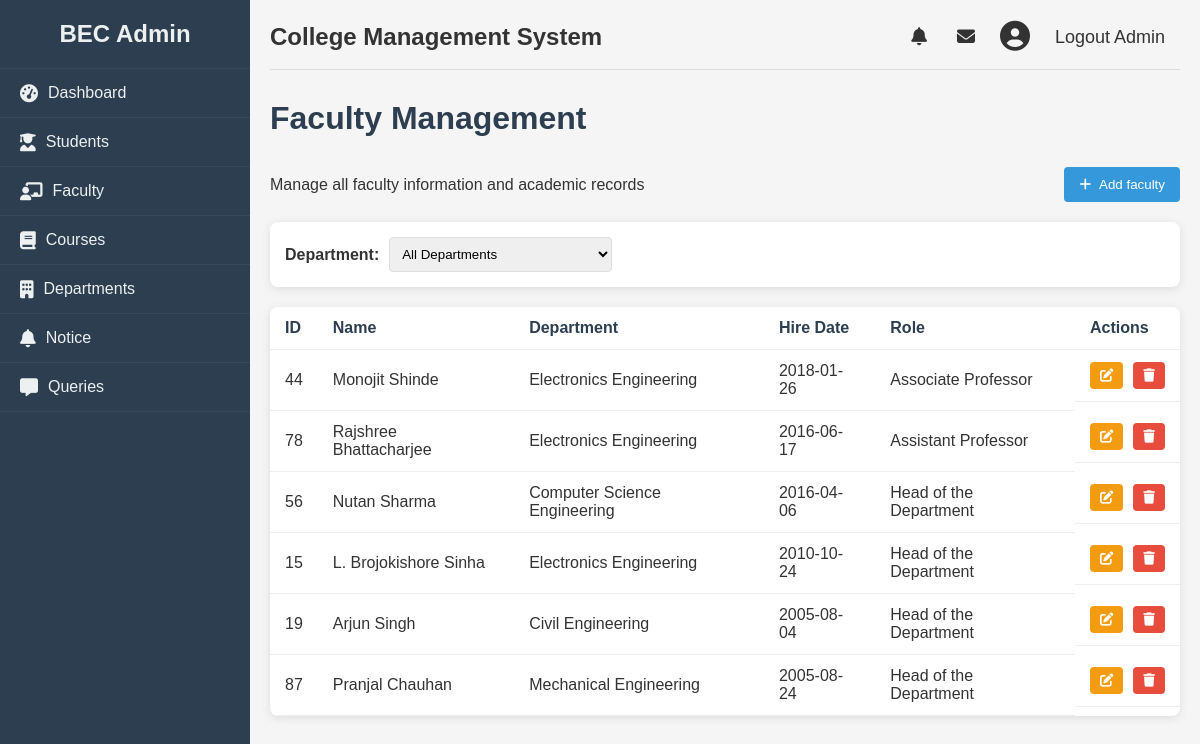
Screenshot of /admin/faculty (signed in) with the database file from the repository.
### college/model.py (models this page shows, shortened)
class Faculty(db.Model):
    id = db.Column(db.Integer, primary_key=True)
    name = db.Column(db.String(100), nullable=False)
    facultyid = db.Column(db.String(100), unique=True, nullable=False)
    education = db.Column(db.String(100), nullable=False)
    email = db.Column(db.String(100), unique=True, nullable=False)
    phone = db.Column(db.Integer, unique=True, nullable=False)
    department = db.Column(db.Integer, nullable=False)
    role = db.Column(db.String, nullable=False)
    dob = db.Column(db.Date, nullable=False)
    doj = db.Column(db.Date, nullable=False)
    gender = db.Column(db.String, nullable=False)
    address = db.Column(db.String, nullable=False)

### college/admin/adminroute.py (the view)
@app.route("/admin/faculty", methods = ["GET", "POST"])
def faculty():
    logged = 'user_id' in session
    if logged:
        users = Faculty.query.all()
        return render_template("faculty.html", faculties= users, departments= dep)
    else:
        return redirect(url_for("login"))

### college/admin/templates/faculty.html (shortened to what this page needs)
{% from "macro/cmsnav.html" import cmsnav%}
{%extends "admbase.html"%}
{%block head%}
    <link rel="stylesheet" href="{{url_for('static', filename='css/styles.css')}}">
    <link rel="stylesheet" href="https://cdnjs.cloudflare.com/ajax/libs/font-awesome/6.4.0/css/all.min.css">
{%endblock%}
{%block content%}
    <div class="container" w-tid="21">
        {{cmsnav()}}
        <main class="main-content" w-tid="111">
            <header class="top-header" w-tid="113">
                <h2>College Management System</h2>
                <div class="user-profile" w-tid="123">
                    <span class="notification" w-tid="125"><i class="fas fa-bell" w-tid="127"></i></span>
                    <span class="message" w-tid="129"><i class="fas fa-envelope" w-tid="131"></i></span>
                    <div class="profile-img" w-tid="133">
                        <i class="fas fa-user-circle" w-tid="135"></i>
                    </div>
                    <span class="username" w-tid="137"><a href="{{url_for('logout')}}">Logout Admin</a></span>
                </div>
            </header>
            <div id="dashboard-page" class="content-section" w-tid="139">
                <div class="dashboard" w-tid="141">
                    <h1 w-tid="357">Faculty Management</h1>
                    <div class="students-header" w-tid="359">
                        <p w-tid="361">Manage all faculty information and academic records</p>
                        <button class="add-student-btn" w-tid="363">
                            <a style="text-decoration: none; color:white;" href="/admin/addfaculty" >
                            <i class="fas fa-plus" w-tid="365"></i>
                             Add faculty
                            </a>
                        </button>
                    </div>
                    <div class="student-filters" w-tid="639">
                        <div class="filter-group" w-tid="641">
                            <label w-tid="643" >Department:</label>
                            <select id="departmentSelect" w-tid="373">
                            <option w-tid="375" value="all">All Departments</option>
                        </select>
                        </div>
                    </div>
                    <div class="students-table" w-tid="673">
                        <table w-tid="675" id="deptTable">
                            <thead w-tid="677">
                                <tr w-tid="679">
                                    <th w-tid="681">ID</th>
                                    <th w-tid="683">Name</th>
                                    <th w-tid="685">Department</th>
                                    <th w-tid="689">Hire Date</th>
                                    <th w-tid="691">Role</th>
                                    <th w-tid="693">Actions</th>
                                </tr>
                            </thead>
                            <tbody w-tid="695">
                                {%for faculty in faculties%}
                                <tr w-tid="697" data-department="{{faculty.department}}">
                                    <td w-tid="699">{{faculty.facultyid}}</td>
                                    <td w-tid="701">{{faculty.name}}</td>
                                    <td w-tid="703">{{faculty.department}}</td>
                                    <td w-tid="707">{{faculty.doj}}</td>
                                    <td w-tid="709">{{faculty.role}}</td>
                                    <td class="action-cell" w-tid="711">
                                        <button class="action-btn edit-btn" w-tid="717">
                                            <a href="/admin/update/faculty/{{faculty.id}}">
                                            <i class="fas fa-edit" w-tid="467"></i>
                                        </a>
                                        <button class="action-btn delete-btn" w-tid="721">
                                            <a href="/admin/faculty/delete/{{faculty.id}}"><i class="fas fa-trash" w-tid="723"></i></a>
                                        </button>
                                    </td>
                                </tr>
                                {%endfor%}
                            </tbody>
                        </table>
                    </div>
                </div>
            </div>
        </main>
    </div>
    {%endblock%}

### college/static/css/styles.css (style rules this page uses)
* { margin: 0; padding: 0; box-sizing: border-box; }
body { font-family: Arial, sans-serif; background-color: #f5f5f5; color: #333; }
a { text-decoration: none; color:inherit; }
.container { display: flex; min-height: 100vh; }
.main-content { flex: 1; padding: 20px; }
.top-header { display: flex; justify-content: space-between; align-items: center; margin-bottom: 30px; padding-bottom: 15px; border-bottom: 1px solid #ddd; }
.user-profile { display: flex; align-items: center; }
.user-profile span { margin: 0 15px; font-size: 18px; cursor: pointer; }
.profile-img { font-size: 30px; margin: 0 10px; }
.dashboard h1 { margin-bottom: 30px; color: #2c3e50; }
table { width: 100%; border-collapse: collapse; }
th, td { padding: 12px 15px; text-align: left; border-bottom: 1px solid #eee; }
th { font-weight: bold; color: #2c3e50; }
.content-section { display: none; }
#dashboard-page { display: block; }
.students-header { display: flex; justify-content: space-between; align-items: center; margin-bottom: 20px; }
.add-student-btn { background-color: #3498db; color: white; border: none; padding: 10px 15px; border-radius: 4px; cursor: pointer; display: flex; align-items: center; }
.add-student-btn i { margin-right: 5px; }
.student-filters { display: flex; justify-content: space-between; margin-bottom: 20px; background: white; padding: 15px; border-radius: 8px; box-shadow: 0 2px 10px rgba(0, 0, 0, 0.1); }
.filter-group { display: flex; align-items: center; }
.filter-group label { margin-right: 10px; font-weight: bold; }
.filter-group select { padding: 8px; border-radius: 4px; border: 1px solid #ddd; }
.students-table { background: white; border-radius: 8px; box-shadow: 0 2px 10px rgba(0, 0, 0, 0.1); overflow: hidden; }
.action-cell { display: flex; gap: 10px; }
.action-btn { padding: 6px 10px; border-radius: 4px; cursor: pointer; border: none; color: white; }
.edit-btn { background-color: #f39c12; }
.delete-btn { background-color: #e74c3c; }

### rows the page displays
Faculty: facultyid "44", name "Monojit Shinde", department "Electronics Engineering", doj "2018-01-26", role "Associate Professor"
Faculty: facultyid "78", name "Rajshree Bhattacharjee", department "Electronics Engineering", doj "2016-06-17", role "Assistant Professor"
Faculty: facultyid "56", name "Nutan Sharma", department "Computer Science Engineering", doj "2016-04-06", role "Head of the Department"
Faculty: facultyid "15", name "L. Brojokishore Sinha", department "Electronics Engineering", doj "2010-10-24", role "Head of the Department"
Faculty: facultyid "19", name "Arjun Singh", department "Civil Engineering", doj "2005-08-04", role "Head of the Department"
Faculty: facultyid "87", name "Pranjal Chauhan", department "Mechanical Engineering", doj "2005-08-24", role "Head of the Department"
